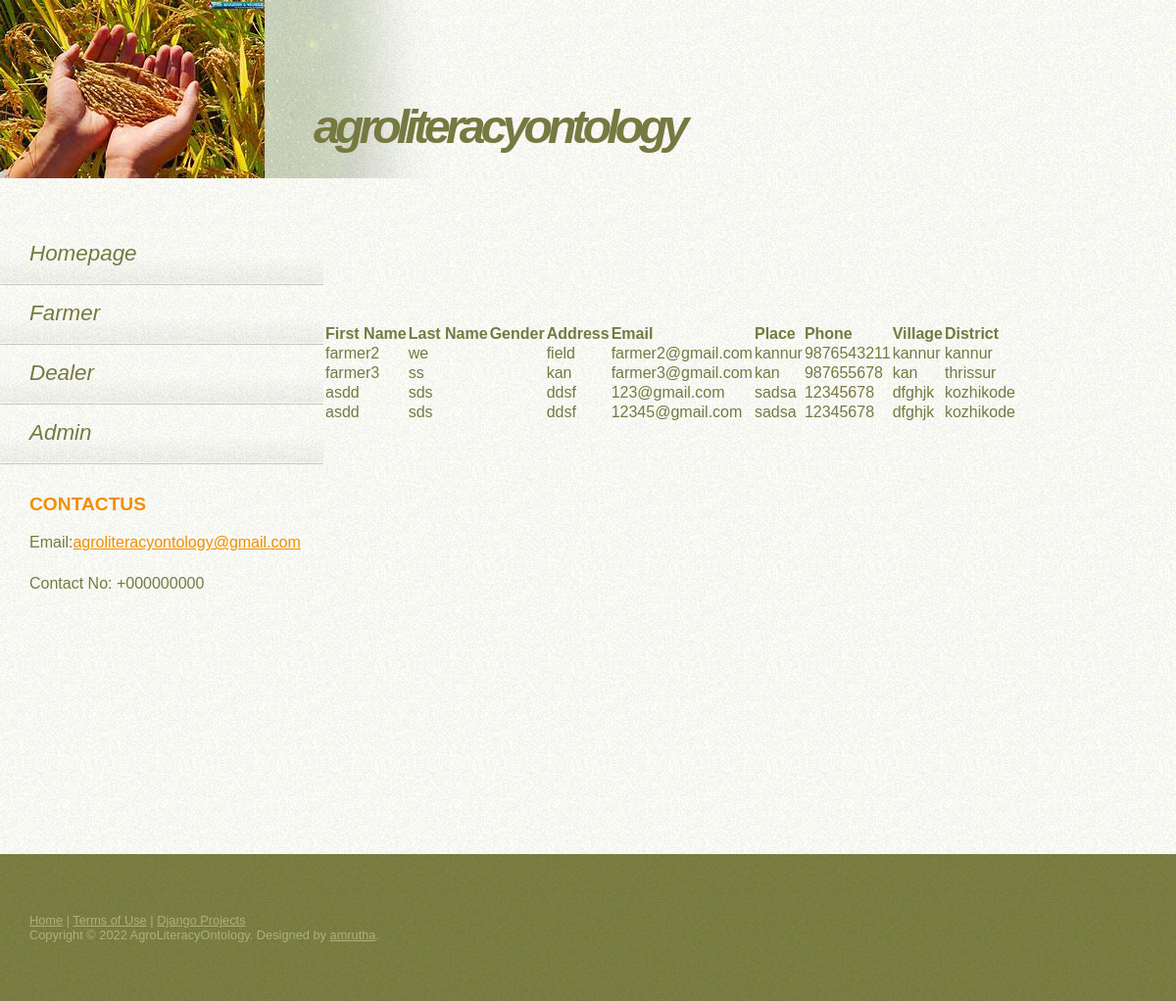
Page /view_all_farmers/ on the committed database.
### ontology/models.py (models this page shows, shortened)
class Farmer(models.Model):
    Firstname = models.CharField(max_length=100)
    Lastname = models.CharField(max_length=100)
    Gender = models.CharField(max_length=100,choices=choice)
    Address = models.CharField(max_length=100)
    Email = models.EmailField()
    Place = models.CharField(max_length=100)
    Phone = models.IntegerField()
    Village = models.CharField(max_length=100)
    District = models.CharField(max_length=100,choices=district)
    Password = models.CharField(max_length=8)
    Confirmpassword = models.CharField(max_length=8)
    Status = models.BooleanField(default=False)

### ontology/views.py (the view)
# urls.py: path('view_all_farmers/', views.view_all_farmers, name='view_all_farmers'),
def view_all_farmers(request):
    viewall = Farmer.objects.filter(Status=True)
    return render(request, 'ontology/view_all_farmers.html', {'viewall':viewall})

### ontology/templates/ontology/view_all_farmers.html (shortened to what this page needs)
<!DOCTYPE html>
{% extends 'ontology/base.html' %}
{% load static %}
{% block content %}
	<div style="margin-top: 100px; margin-left: 300px;margin-bottom: 440px;text-align: left;">
		<form action="{% url 'ontology:manage_farmer' %}" method="post">
		<table>
			<thead>
				<tr>
					<th>First Name</th>
					<th>Last Name</th>
					<th>Gender</th>
					<th>Address</th>
					<th>Email</th>
					<th>Place</th>
					<th>Phone</th>
					<th>Village</th>
					<th>District</th>
				</tr>
			</thead>
			<tbody>
			{% for i in viewall %}
				<tr>
					<td>{{ i.Firstname }}</td>
					<td>{{ i.Lastname }}</td>
					<td>{{ i.Genderl }}</td>
					<td>{{ i.Address }}</td>
					<td>{{ i.Email }}</td>
					<td>{{ i.Place }}</td>
					<td>{{ i.Phone }}</td>
					<td>{{ i.Village }}</td>
					<td>{{ i.District }}</td>
				</tr>
			{% endfor %}
			</tbody>
		</table>
		</form></div>
	{% endblock %}

### static/default.css (style rules this page uses)
* { margin: 0; padding: 0; }
body { background: #FFFEF5 url(images/img01.gif); font-family: "Trebuchet MS", Arial, Helvetica, sans-serif; color: #767941; }

### rows in the picture
Farmer: Firstname "farmer2", Lastname "we", Address "field", Email "farmer2@gmail.com", Place "kannur", Phone "9876543211", Village "kannur", District "kannur"
Farmer: Firstname "farmer3", Lastname "ss", Address "kan", Email "farmer3@gmail.com", Place "kan", Phone "987655678", Village "kan", District "thrissur"
Farmer: Firstname "asdd", Lastname "sds", Address "ddsf", Email "123@gmail.com", Place "sadsa", Phone "12345678", Village "dfghjk", District "kozhikode"
Farmer: Firstname "asdd", Lastname "sds", Address "ddsf", Email "12345@gmail.com", Place "sadsa", Phone "12345678", Village "dfghjk", District "kozhikode"
